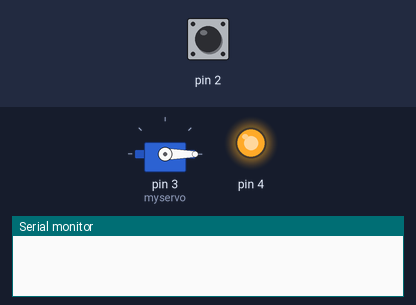
Simulated run of this sketch. Board: Arduino Uno, built with avr-gcc and run on an emulated ATmega328P. On the bench: servo, output pins drawn as LEDs (lit = HIGH), the last lines printed to the serial monitor. The inputs (shaded band) are chosen by the test bench; at power-on: pin 2 HIGH.

Above: at 1.2 s.
1.3 s: pin 2 pulled LOW for 0.15 s
At 2.5 s:
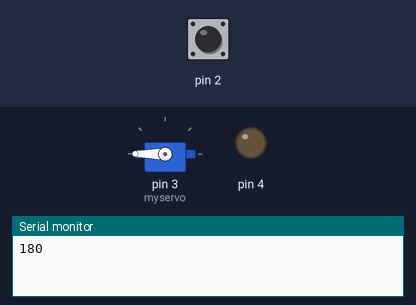
2.9 s: pin 2 pulled LOW for 1 s
At 3.2 s:
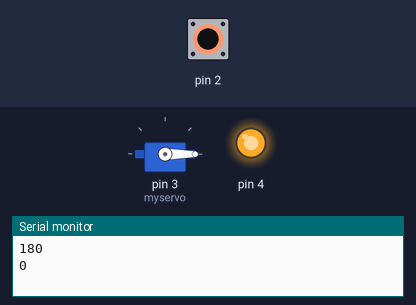
5.4 s: pin 2 pulled LOW for 3.2 s
At 6.1 s:
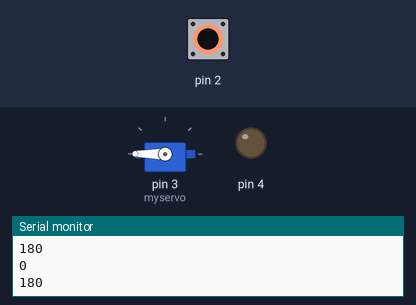
Timing chart, 0 to 8.4 s (numbered marks = the images above; inputs shaded):
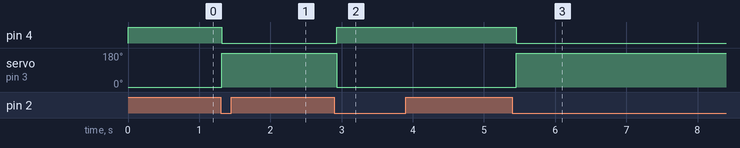

The sketch:

Recirculator.ino
```cpp
#include <Servo.h>
Servo myservo;
bool flag=false;
bool buttn=false;
unsigned long timer100mils;
bool cycle100mils=true;
void setup() {
     myservo.attach(3);//достаточно 1.5с на 180
     pinMode(2, INPUT_PULLUP);
     pinMode(4, OUTPUT);
     digitalWrite(4, HIGH);
     Serial.begin(9600);
     Serial.println("");
     myservo.write(0);
}
void loop(){
     timersWorks();
     buttn=!digitalRead(2);
     if (buttn&&!flag&&cycle100mils){
        flag=true;
        if (myservo.read()==0){myservo.write(180);digitalWrite(4, LOW);}
        else {myservo.write(0);digitalWrite(4, HIGH);}
        Serial.println(myservo.read());
     }
     else if (!buttn&&flag) flag=false;
     eraseCyclos();
}
void timersInit(){
    unsigned long uptimeMils = millis();
     timer100mils=uptimeMils;
}
void timersWorks(){
     unsigned long timeMils = millis();
     if (timeMils - timer100mils > 100) {timer100mils =  timeMils; cycle100mils = true;}
}
void eraseCyclos(){
     cycle100mils=false;
}
```

Measured:
- after the input at 1.3 s, pin 4: HIGH → LOW at once; servo on pin 3 (myservo): 0° → 180° at once
- after the input at 2.9 s, pin 4: LOW → HIGH at once; servo on pin 3 (myservo): 180° → 0° at once
- after the input at 5.4 s, pin 4: HIGH → LOW after 0.06 s; servo on pin 3 (myservo): 0° → 180° after 0.06 s
